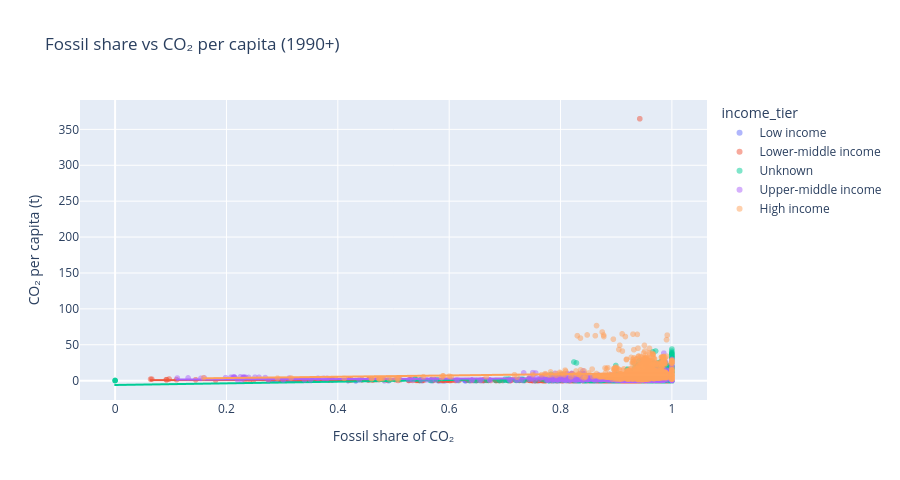

Source (notebook cell):
### Code cell
section("Validate engineered features")

print("Income tier distribution:")
display(df["income_tier"].value_counts().to_frame("rows"))
print("\nDominant fuel distribution:")
display(df["dominant_fuel"].value_counts().to_frame("rows"))
print("\nGrowth category distribution:")
display(df["co2_growth_cat"].value_counts().to_frame("rows"))

# Fossil share sanity-check scatter
modern = df[(df["year"] >= 1990) & df["fossil_share"].notna() & df["co2_per_capita"].notna()]
fig = px.scatter(
    modern, x="fossil_share", y="co2_per_capita", color="income_tier",
    opacity=0.5, trendline="ols",
    title="Fossil share vs CO₂ per capita (1990+)",
    labels={"fossil_share": "Fossil share of CO₂", "co2_per_capita": "CO₂ per capita (t)"}
)
fig.update_layout(height=480)
fig.show()

### Figure 1 — Plotly figure (JSON) as saved in the notebook; plotly's stock layout.template omitted (floating-point values rounded to 4 significant figures; data arrays with more than 128 entries replaced by an {"elided": "..."} marker saying what was removed)
{"data": [{"hovertemplate": "income_tier=Low income<br>Fossil share of CO₂=%{x}<br>CO₂ per capita (t)=%{y}<extra></extra>", "legendgroup": "Low income", "marker": {"color": "#636efa", "opacity": 0.5, "symbol": "circle"}, "mode": "markers", "name": "Low income", "showlegend": true, "type": "scattergl", "x": {"elided": "358 float values"}, "xaxis": "x", "y": {"elided": "358 float values"}, "yaxis": "y"}, {"hovertemplate": "<b>OLS trendline</b><br>co2_per_capita = -0.373737 * fossil_share + 0.442649<br>R<sup>2</sup>=0.197687<br><br>income_tier=Low income<br>Fossil share of CO₂=%{x}<br>CO₂ per capita (t)=%{y} <b>(trend)</b><extra></extra>", "legendgroup": "Low income", "marker": {"color": "#636efa", "symbol": "circle"}, "mode": "lines", "name": "Low income", "showlegend": false, "type": "scattergl", "x": {"elided": "358 float values"}, "xaxis": "x", "y": {"elided": "358 float values"}, "yaxis": "y"}, {"hovertemplate": "income_tier=Lower-middle income<br>Fossil share of CO₂=%{x}<br>CO₂ per capita (t)=%{y}<extra></extra>", "legendgroup": "Lower-middle income", "marker": {"color": "#EF553B", "opacity": 0.5, "symbol": "circle"}, "mode": "markers", "name": "Lower-middle income", "showlegend": true, "type": "scattergl", "x": {"elided": "1460 float values"}, "xaxis": "x", "y": {"elided": "1460 float values"}, "yaxis": "y"}, {"hovertemplate": "<b>OLS trendline</b><br>co2_per_capita = 0.274795 * fossil_share + 0.708075<br>R<sup>2</sup>=0.000014<br><br>income_tier=Lower-middle income<br>Fossil share of CO₂=%{x}<br>CO₂ per capita (t)=%{y} <b>(trend)</b><extra></extra>", "legendgroup": "Lower-middle income", "marker": {"color": "#EF553B", "symbol": "circle"}, "mode": "lines", "name": "Lower-middle income", "showlegend": false, "type": "scattergl", "x": {"elided": "1460 float values"}, "xaxis": "x", "y": {"elided": "1460 float values"}, "yaxis": "y"}, {"hovertemplate": "income_tier=Unknown<br>Fossil share of CO₂=%{x}<br>CO₂ per capita (t)=%{y}<extra></extra>", "legendgroup": "Unknown", "marker": {"color": "#00cc96", "opacity": 0.5, "symbol": "circle"}, "mode": "markers", "name": "Unknown", "showlegend": true, "type": "scattergl", "x": {"elided": "2029 float values"}, "xaxis": "x", "y": {"elided": "2029 float values"}, "yaxis": "y"}, {"hovertemplate": "<b>OLS trendline</b><br>co2_per_capita = 11.5671 * fossil_share + -6.03778<br>R<sup>2</sup>=0.019873<br><br>income_tier=Unknown<br>Fossil share of CO₂=%{x}<br>CO₂ per capita (t)=%{y} <b>(trend)</b><extra></extra>", "legendgroup": "Unknown", "marker": {"color": "#00cc96", "symbol": "circle"}, "mode": "lines", "name": "Unknown", "showlegend": false, "type": "scattergl", "x": {"elided": "2029 float values"}, "xaxis": "x", "y": {"elided": "2029 float values"}, "yaxis": "y"}, {"hovertemplate": "income_tier=Upper-middle income<br>Fossil share of CO₂=%{x}<br>CO₂ per capita (t)=%{y}<extra></extra>", "legendgroup": "Upper-middle income", "marker": {"color": "#ab63fa", "opacity": 0.5, "symbol": "circle"}, "mode": "markers", "name": "Upper-middle income", "showlegend": true, "type": "scattergl", "x": {"elided": "1736 float values"}, "xaxis": "x", "y": {"elided": "1736 float values"}, "yaxis": "y"}, {"hovertemplate": "<b>OLS trendline</b><br>co2_per_capita = 2.44896 * fossil_share + 1.24746<br>R<sup>2</sup>=0.006559<br><br>income_tier=Upper-middle income<br>Fossil share of CO₂=%{x}<br>CO₂ per capita (t)=%{y} <b>(trend)</b><extra></extra>", "legendgroup": "Upper-middle income", "marker": {"color": "#ab63fa", "symbol": "circle"}, "mode": "lines", "name": "Upper-middle income", "showlegend": false, "type": "scattergl", "x": {"elided": "1736 float values"}, "xaxis": "x", "y": {"elided": "1736 float values"}, "yaxis": "y"}, {"hovertemplate": "income_tier=High income<br>Fossil share of CO₂=%{x}<br>CO₂ per capita (t)=%{y}<extra></extra>", "legendgroup": "High income", "marker": {"color": "#FFA15A", "opacity": 0.5, "symbol": "circle"}, "mode": "markers", "name": "High income", "showlegend": true, "type": "scattergl", "x": {"elided": "1855 float values"}, "xaxis": "x", "y": {"elided": "1855 float values"}, "yaxis": "y"}, {"hovertemplate": "<b>OLS trendline</b><br>co2_per_capita = 9.05816 * fossil_share + 1.83615<br>R<sup>2</sup>=0.004569<br><br>income_tier=High income<br>Fossil share of CO₂=%{x}<br>CO₂ per capita (t)=%{y} <b>(trend)</b><extra></extra>", "legendgroup": "High income", "marker": {"color": "#FFA15A", "symbol": "circle"}, "mode": "lines", "name": "High income", "showlegend": false, "type": "scattergl", "x": {"elided": "1855 float values"}, "xaxis": "x", "y": {"elided": "1855 float values"}, "yaxis": "y"}], "layout": {"height": 480, "legend": {"title": {"text": "income_tier"}, "tracegroupgap": 0}, "title": {"text": "Fossil share vs CO₂ per capita (1990+)"}, "xaxis": {"anchor": "y", "domain": [0, 1], "title": {"text": "Fossil share of CO₂"}}, "yaxis": {"anchor": "x", "domain": [0, 1], "title": {"text": "CO₂ per capita (t)"}}}}
